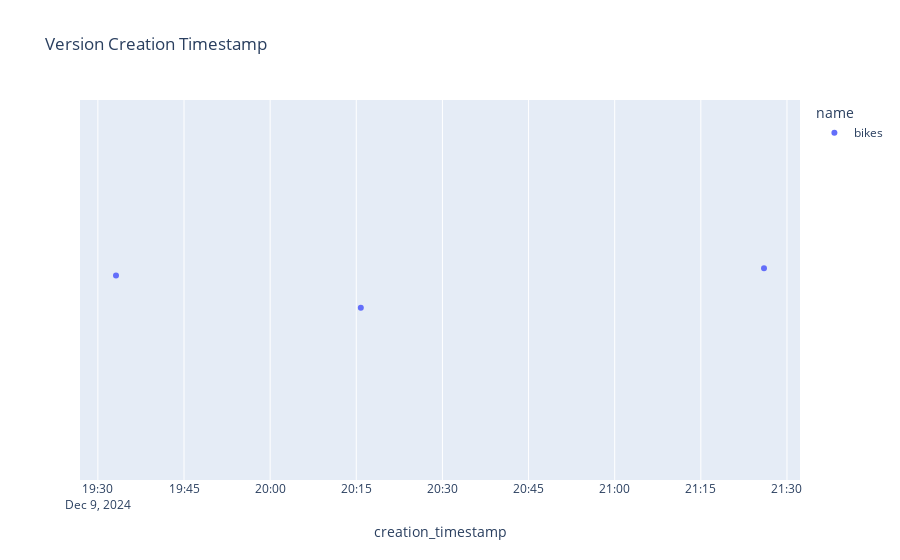

The notebook cell this image was saved under:
### Code cell
px.strip(
    versions,
    x="creation_timestamp",
    color="name",
    hover_name="name",
    hover_data=versions.columns,
    title="Version Creation Timestamp",
)

### Figure 1 — Plotly figure (JSON) as saved in the notebook; plotly's stock layout.template omitted (floating-point values rounded to 4 significant figures)
{"data": [{"alignmentgroup": "True", "boxpoints": "all", "customdata": [["Champion", "None", "", "2024-12-09T21:25:59.981000", "bikes", "fc31f5b645204fdd9ef58fbbc0c105eb", "", "file:///home/fmind/mlops-python-package/mlruns/892046783494697990/fc31f5b645204fdd9ef58fbbc0c105eb/artifacts/model", "READY", "", {}, "", "3"], [null, "None", "", "2024-12-09T20:15:47.252000", "bikes", "abad34d51a2a4cffa328136540b455c0", "", "file:///home/fmind/mlops-python-package/mlruns/892046783494697990/abad34d51a2a4cffa328136540b455c0/artifacts/model", "READY", "", {}, "", "2"], [null, "None", "", "2024-12-09T19:33:09.426000", "bikes", "ca4c7550ad354be9a2f10f7eade8d47e", "", "file:///home/fmind/mlops-python-package/mlruns/892046783494697990/ca4c7550ad354be9a2f10f7eade8d47e/artifacts/model", "READY", "", {}, "", "1"]], "fillcolor": "rgba(255,255,255,0)", "hoveron": "points", "hovertemplate": "<b>%{hovertext}</b><br><br>name=%{customdata[4]}<br>creation_timestamp=%{x}<br>aliases=%{customdata[0]}<br>current_stage=%{customdata[1]}<br>description=%{customdata[2]}<br>last_updated_timestamp=%{customdata[3]}<br>run_id=%{customdata[5]}<br>run_link=%{customdata[6]}<br>source=%{customdata[7]}<br>status=%{customdata[8]}<br>status_message=%{customdata[9]}<br>tags=%{customdata[10]}<br>user_id=%{customdata[11]}<br>version=%{customdata[12]}<extra></extra>", "hovertext": ["bikes", "bikes", "bikes"], "legendgroup": "bikes", "line": {"color": "rgba(255,255,255,0)"}, "marker": {"color": "#636efa"}, "name": "bikes", "offsetgroup": "bikes", "orientation": "h", "pointpos": 0, "showlegend": true, "type": "box", "x": ["2024-12-09T21:25:59.981000", "2024-12-09T20:15:47.252000", "2024-12-09T19:33:09.426000"], "x0": " ", "xaxis": "x", "y0": " ", "yaxis": "y"}], "layout": {"boxmode": "group", "legend": {"title": {"text": "name"}, "tracegroupgap": 0}, "title": {"text": "Version Creation Timestamp"}, "xaxis": {"anchor": "y", "domain": [0, 1], "title": {"text": "creation_timestamp"}}, "yaxis": {"anchor": "x", "domain": [0, 1]}}}
